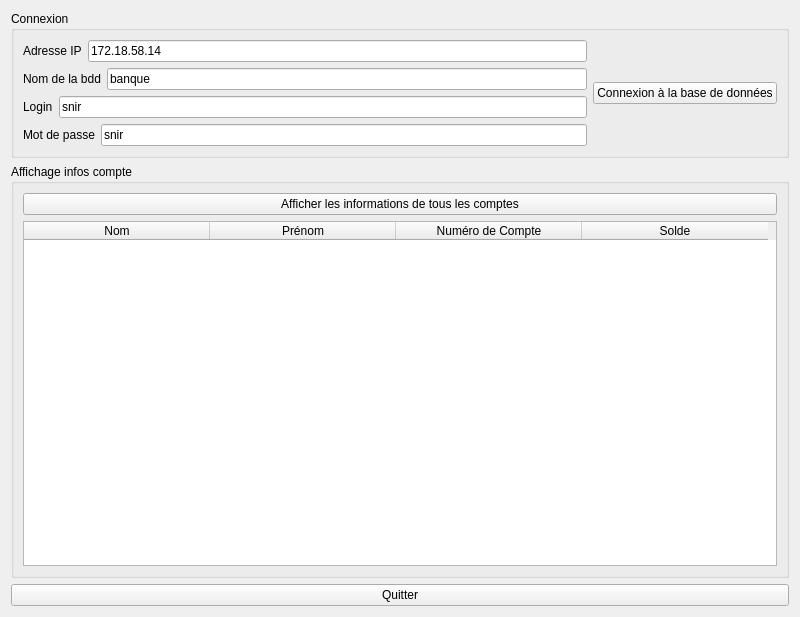
<?xml version="1.0" encoding="UTF-8"?>
<ui version="4.0">
 <class>Widget</class>
 <widget class="QWidget" name="Widget">
  <property name="geometry">
   <rect>
    <x>0</x>
    <y>0</y>
    <width>800</width>
    <height>617</height>
   </rect>
  </property>
  <property name="windowTitle">
   <string>Widget</string>
  </property>
  <layout class="QVBoxLayout" name="verticalLayout">
   <item>
    <widget class="QGroupBox" name="groupBoxConnexion">
     <property name="title">
      <string>Connexion</string>
     </property>
     <layout class="QHBoxLayout" name="horizontalLayout_7">
      <item>
       <layout class="QHBoxLayout" name="horizontalLayout_5">
        <item>
         <layout class="QVBoxLayout" name="verticalLayout_2">
          <item>
           <layout class="QHBoxLayout" name="horizontalLayout">
            <item>
             <widget class="QLabel" name="label_IP">
              <property name="text">
               <string>Adresse IP</string>
              </property>
             </widget>
            </item>
            <item>
             <widget class="QLineEdit" name="lineEdit_IP">
              <property name="text">
               <string>172.18.58.14</string>
              </property>
             </widget>
            </item>
           </layout>
          </item>
          <item>
           <layout class="QHBoxLayout" name="horizontalLayout_2">
            <item>
             <widget class="QLabel" name="label_nomBdd">
              <property name="text">
               <string>Nom de la bdd</string>
              </property>
             </widget>
            </item>
            <item>
             <widget class="QLineEdit" name="lineEdit_nomBdd">
              <property name="text">
               <string>banque</string>
              </property>
             </widget>
            </item>
           </layout>
          </item>
          <item>
           <layout class="QHBoxLayout" name="horizontalLayout_3">
            <item>
             <widget class="QLabel" name="label_login">
              <property name="text">
               <string>Login</string>
              </property>
             </widget>
            </item>
            <item>
             <widget class="QLineEdit" name="lineEdit_login">
              <property name="text">
               <string>snir</string>
              </property>
             </widget>
            </item>
           </layout>
          </item>
          <item>
           <layout class="QHBoxLayout" name="horizontalLayout_4">
            <item>
             <widget class="QLabel" name="label_mdp">
              <property name="text">
               <string>Mot de passe</string>
              </property>
             </widget>
            </item>
            <item>
             <widget class="QLineEdit" name="lineEdit_mdp">
              <property name="text">
               <string>snir</string>
              </property>
             </widget>
            </item>
           </layout>
          </item>
         </layout>
        </item>
        <item>
         <widget class="QPushButton" name="pushButton">
          <property name="text">
           <string>Connexion à la base de données</string>
          </property>
         </widget>
        </item>
       </layout>
      </item>
     </layout>
    </widget>
   </item>
   <item>
    <widget class="QGroupBox" name="groupBoxConnexion_infoComptes">
     <property name="title">
      <string>Affichage infos compte</string>
     </property>
     <layout class="QHBoxLayout" name="horizontalLayout_6">
      <item>
       <layout class="QVBoxLayout" name="verticalLayout_3">
        <item>
         <widget class="QPushButton" name="pushButton_infosCompte">
          <property name="text">
           <string>Afficher les informations de tous les comptes</string>
          </property>
         </widget>
        </item>
        <item>
         <widget class="QTableWidget" name="tableWidgetInfos">
          <attribute name="horizontalHeaderDefaultSectionSize">
           <number>186</number>
          </attribute>
          <column>
           <property name="text">
            <string>Nom</string>
           </property>
          </column>
          <column>
           <property name="text">
            <string>Prénom</string>
           </property>
          </column>
          <column>
           <property name="text">
            <string>Numéro de Compte</string>
           </property>
          </column>
          <column>
           <property name="text">
            <string>Solde</string>
           </property>
          </column>
         </widget>
        </item>
       </layout>
      </item>
     </layout>
    </widget>
   </item>
   <item>
    <widget class="QPushButton" name="pushButtonQuitter">
     <property name="text">
      <string>Quitter</string>
     </property>
    </widget>
   </item>
  </layout>
 </widget>
 <resources/>
 <connections>
  <connection>
   <sender>pushButtonQuitter</sender>
   <signal>clicked()</signal>
   <receiver>Widget</receiver>
   <slot>close()</slot>
   <hints>
    <hint type="sourcelabel">
     <x>420</x>
     <y>590</y>
    </hint>
    <hint type="destinationlabel">
     <x>777</x>
     <y>613</y>
    </hint>
   </hints>
  </connection>
 </connections>
</ui>
